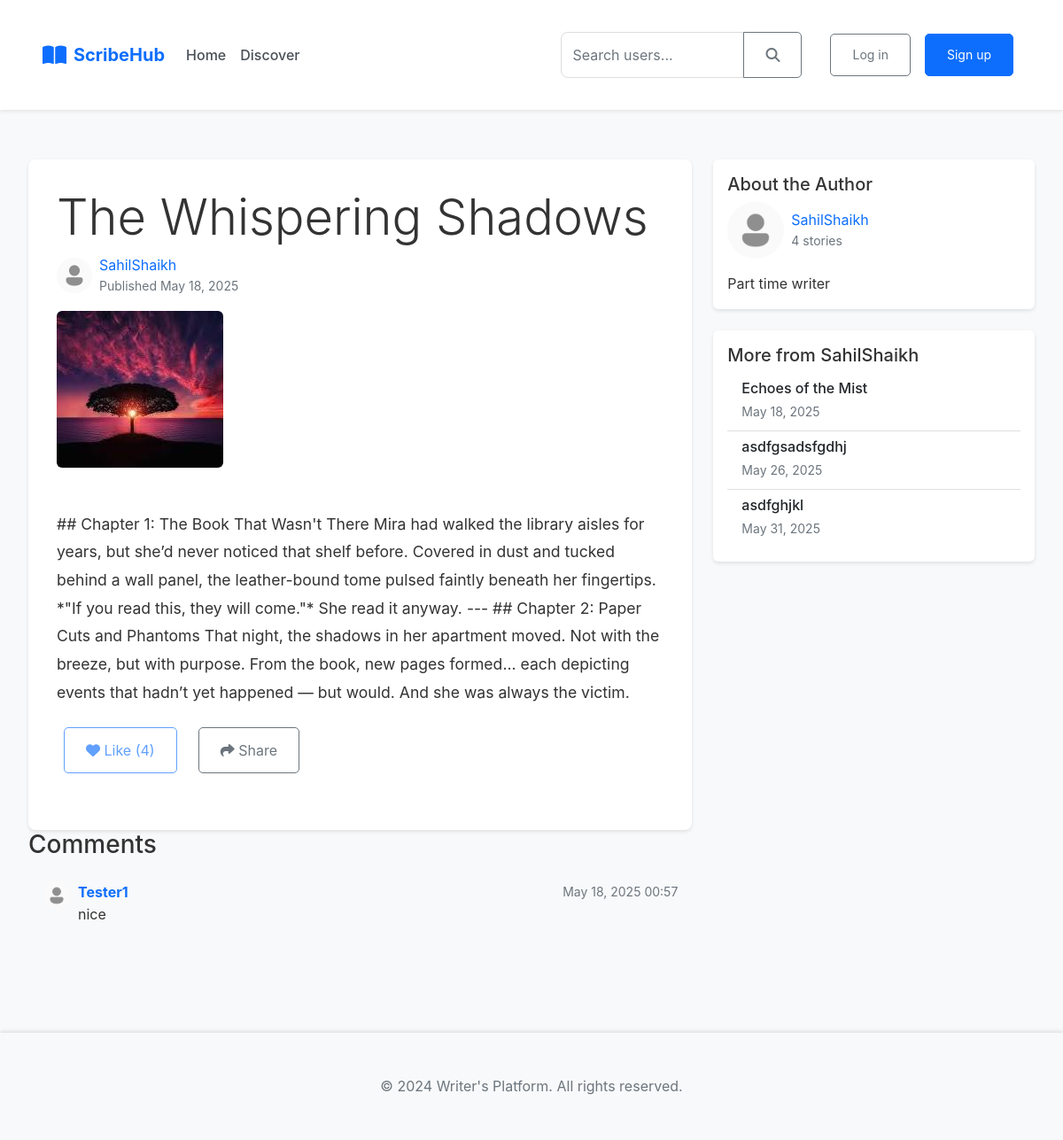
The page /story/1 on the database its author committed.
### app/models.py (models this page shows, shortened)
class Story(db.Model):
    id = db.Column(db.Integer, primary_key=True)
    title = db.Column(db.String(200), nullable=False)
    content = db.Column(db.Text, nullable=False)
    summary = db.Column(db.Text)
    cover_image = db.Column(db.String(200))
    created_at = db.Column(db.DateTime, default=datetime.utcnow)
    updated_at = db.Column(db.DateTime, default=datetime.utcnow, onupdate=datetime.utcnow)
    is_published = db.Column(db.Boolean, default=False)
    is_premium = db.Column(db.Boolean, default=False)
    views = db.Column(db.Integer, default=0)
    likes = db.Column(db.Integer, default=0)
    author_id = db.Column(db.Integer, db.ForeignKey('user.id'), nullable=False)
    comments = db.relationship('Comment', backref='story', lazy='dynamic', cascade="all, delete-orphan")
    tags = db.relationship('Tag', secondary='story_tags', backref='stories')

class User(UserMixin, db.Model):
    id = db.Column(db.Integer, primary_key=True)
    username = db.Column(db.String(64), unique=True, nullable=False)
    email = db.Column(db.String(120), unique=True, nullable=False)
    password_hash = db.Column(db.String(128))
    profile_picture = db.Column(db.String(200), default='default.jpg')
    bio = db.Column(db.Text)
    created_at = db.Column(db.DateTime, default=datetime.utcnow)
    is_premium = db.Column(db.Boolean, default=False)
    stories = db.relationship('Story', backref='author', lazy='dynamic')
    followers = db.relationship('Follow', foreign_keys='Follow.followed_id', backref='followed', lazy='dynamic')
    following = db.relationship('Follow', foreign_keys='Follow.follower_id', backref='follower', lazy='dynamic')
    comments = db.relationship('Comment', backref='author', lazy='dynamic')
    saved_stories = db.relationship('Story', secondary='reading_list', backref=db.backref('saved_by', lazy='dynamic'))

class Comment(db.Model):
    id = db.Column(db.Integer, primary_key=True)
    content = db.Column(db.Text, nullable=False)
    created_at = db.Column(db.DateTime, default=datetime.utcnow)
    author_id = db.Column(db.Integer, db.ForeignKey('user.id'), nullable=False)
    story_id = db.Column(db.Integer, db.ForeignKey('story.id', ondelete="CASCADE"), nullable=False)
    parent_id = db.Column(db.Integer, db.ForeignKey('comment.id'))
    replies = db.relationship('Comment', backref=db.backref('parent', remote_side=[id]), lazy='dynamic')

### app/routes.py (the view)
@main.route('/story/<int:story_id>')
def story(story_id):
    story = Story.query.get_or_404(story_id)
    form = CommentForm()
    return render_template('story/view.html', story=story, form=form, Story=Story, Comment=Comment)

### app/forms.py
class CommentForm(FlaskForm):
    content = TextAreaField('Comment', validators=[DataRequired(), Length(max=1000)])
    submit = SubmitField('Post Comment')

### app/templates/story/view.html (shortened to what this page needs)
{% extends "base.html" %}
{% block content %}
<div class="row">
    <div class="col-md-8">
        <article class="story-content">
            <header class="mb-4">
                <h1 class="display-4">{{ story.title }}</h1>
                <div class="d-flex align-items-center mb-3">
                    <img src="{{ url_for('static', filename='uploads/' + story.author.profile_picture) }}"
                         class="rounded-circle me-2" style="width: 40px; height: 40px;"
                         alt="{{ story.author.username }}">
                    <div>
                        <a href="{{ url_for('main.profile', username=story.author.username) }}" class="text-decoration-none">
                            {{ story.author.username }}
                        </a>
                        <div class="text-muted small">
                            Published {{ story.created_at.strftime('%B %d, %Y') }}
                        </div>
                    </div>
                </div>
                {% if story.cover_image %}
                <img src="{{ url_for('static', filename='uploads/' + story.cover_image) }}"
                     class="img-fluid rounded mb-4" alt="{{ story.title }}">
                {% endif %}
            </header>
            <div class="story-body mb-4">
                {{ story.content|safe }}
            </div>
            <div class="story-actions mb-4">
                <div class="d-flex gap-2 flex-wrap align-items-center mb-3">
                    {% if current_user.is_authenticated %}
                    <a href="{{ url_for('main.like_story', story_id=story.id) }}" class="btn btn-outline-primary mb-2">
                        <i class="fas fa-heart"></i> Like ({{ story.likes }})
                    </a>
                    {% else %}
                    <button class="btn btn-outline-primary mb-2" disabled>
                        <i class="fas fa-heart"></i> Like ({{ story.likes }})
                    </button>
                    {% endif %}
                    <button class="btn btn-outline-secondary mb-2" onclick="shareStory('{{ story.id }}')">
                        <i class="fas fa-share"></i> Share
                    </button>
                </div>
            </div>
        </article>
        <section class="comments-section">
            <h3>Comments</h3>
            <div class="comments-list">
                {% for comment in story.comments.filter_by(parent_id=None).order_by(Comment.created_at.asc()) %}
                <div class="comment mb-3">
                    <div class="d-flex">
                        <img src="{{ url_for('static', filename='uploads/' + comment.author.profile_picture) }}"
                             class="rounded-circle me-2" style="width: 32px; height: 32px;"
                             alt="{{ comment.author.username }}">
                        <div class="flex-grow-1">
                            <div class="d-flex justify-content-between align-items-center">
                                <div class="d-flex align-items-center gap-2">
                                    <a href="{{ url_for('main.profile', username=comment.author.username) }}"
                                       class="text-decoration-none fw-bold">
                                        {{ comment.author.username }}
                                    </a>
                                </div>
                                <small class="text-muted">
                                    {{ comment.created_at.strftime('%B %d, %Y %H:%M') }}
                                </small>
                            </div>
                            <p class="mb-1">{{ comment.content }}</p>
                        </div>
                    </div>
                </div>
                {% endfor %}
            </div>
        </section>
    </div>
    <div class="col-md-4">
        <div class="card mb-4">
            <div class="card-body">
                <h5 class="card-title">About the Author</h5>
                <div class="d-flex align-items-center mb-3">
                    <img src="{{ url_for('static', filename='uploads/' + story.author.profile_picture) }}"
                         class="rounded-circle me-2" style="width: 64px; height: 64px;"
                         alt="{{ story.author.username }}">
                    <div>
                        <a href="{{ url_for('main.profile', username=story.author.username) }}" class="text-decoration-none">
                            {{ story.author.username }}
                        </a>
                        <p class="text-muted small mb-0">{{ story.author.stories.count() }} stories</p>
                    </div>
                </div>
                <p class="card-text">{{ story.author.bio }}</p>
            </div>
        </div>
        <div class="card">
            <div class="card-body">
                <h5 class="card-title">More from {{ story.author.username }}</h5>
                <div class="list-group list-group-flush">
                    {% for other_story in story.author.stories.filter(Story.id != story.id).limit(3).all() %}
                    <a href="{{ url_for('main.story', story_id=other_story.id) }}" class="list-group-item list-group-item-action">
                        <h6 class="mb-1">{{ other_story.title }}</h6>
                        <small class="text-muted">{{ other_story.created_at.strftime('%B %d, %Y') }}</small>
                    </a>
                    {% endfor %}
                </div>
            </div>
        </div>
    </div>
</div>
{% endblock %}

### app/static/css/style.css (style rules this page uses)
:root { --primary-color: #4a90e2; --secondary-color: #2c3e50; --background-color: #f5f6fa; --text-color: #2c3e50; --error-color: #e74c3c; }
* { margin: 0; padding: 0; box-sizing: border-box; }
body { font-family: 'Arial', sans-serif; line-height: 1.6; background-color: #f8f9fa; color: var(--text-color); min-height: 100vh; display: flex; flex-direction: column; }
.btn { display: inline-block; padding: 0.8rem 1.5rem; border-radius: 5px; text-decoration: none; margin: 0 0.5rem; transition: background-color 0.3s ease; }
.card { box-shadow: 0 2px 4px rgba(0, 0, 0, 0.1); border: none; transition: transform 0.2s; }
.story-content { background-color: white; padding: 2rem; border-radius: 0.5rem; box-shadow: 0 2px 4px rgba(0, 0, 0, 0.1); }
.story-body { font-size: 1.1rem; line-height: 1.8; }
.comment { background-color: #f8f9fa; padding: 1rem; border-radius: 0.5rem; margin-bottom: 1rem; }

### app/templates/base.html (style rules this page uses)
:root { --primary-color: #0d6efd; --primary-dark: #0a58ca; --secondary-color: #6c757d; --light-color: #f8f9fa; --dark-color: #212529; }
body { font-family: 'Inter', -apple-system, BlinkMacSystemFont, 'Segoe UI', Roboto, Oxygen, Ubuntu, Cantarell, 'Open Sans', 'Helvetica Neue', sans-serif; background-color: #f8f9fa; color: #333; }
.btn-outline-primary { color: var(--primary-color); border-color: var(--primary-color); }

### rows shown on the page
Story: title "The Whispering Shadows", created_at "May 18, 2025", cover_image (picture), content "## Chapter 1: The Book That Wasn't There Mira had walked the library aisles for years, but she’d never noticed that shelf before. Covered in dust and tucked behind a wall panel, the leather-bound tome pulsed faintly beneath her fingertips. *\"If you read this, they will come.\"* She read it anyway. --- ## Chapter 2: Paper Cuts and Phantoms That night, the shadows in her apartment moved. Not with the breeze, but with purpose. From the book, new pages formed... each depicting events that hadn’t yet happened — but would. And she was always the victim.", likes "4"
User: profile_picture (placeholder picture), author.username "SahilShaikh", author.bio "Part time writer"
Comment: profile_picture (placeholder picture), author.username "Tester1", created_at "May 18, 2025 00:57", content "nice"
Story: title "Echoes of the Mist", created_at "May 18, 2025"
Story: title "asdfgsadsfgdhj", created_at "May 26, 2025"
Story: title "asdfghjkl", created_at "May 31, 2025"

### other values the page prints
{{ story.author.stories.count() }} "4"
